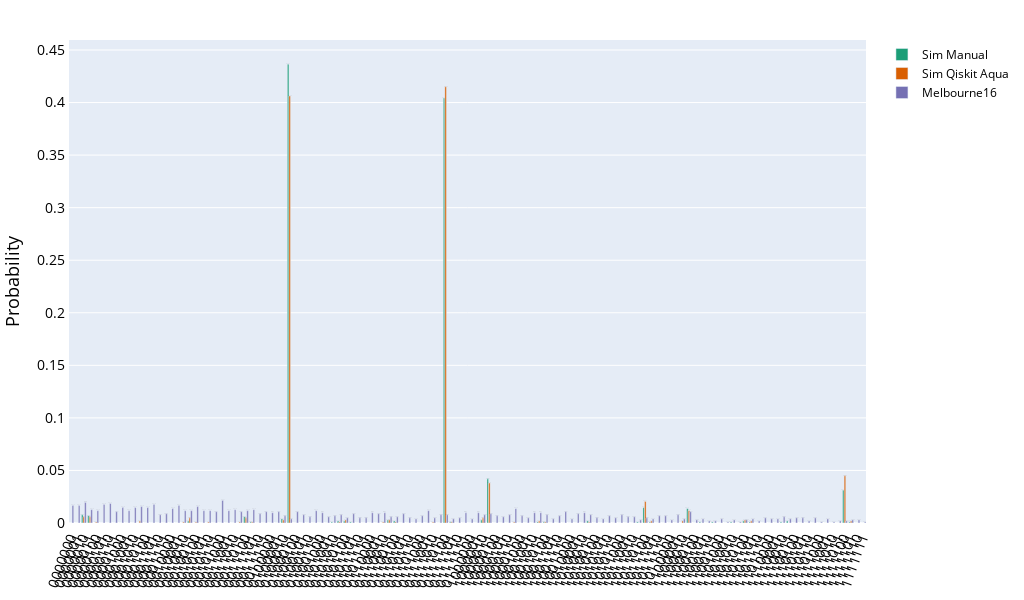

Notebook source saved alongside this figure:
### Code cell
from kaleidoscope import probability_distribution

probability_distribution([counts, ae_result['circuit_result'], counts_real], legend=['Sim Manual', 'Sim Qiskit Aqua', 'Melbourne16'], figsize=(1024,600))
